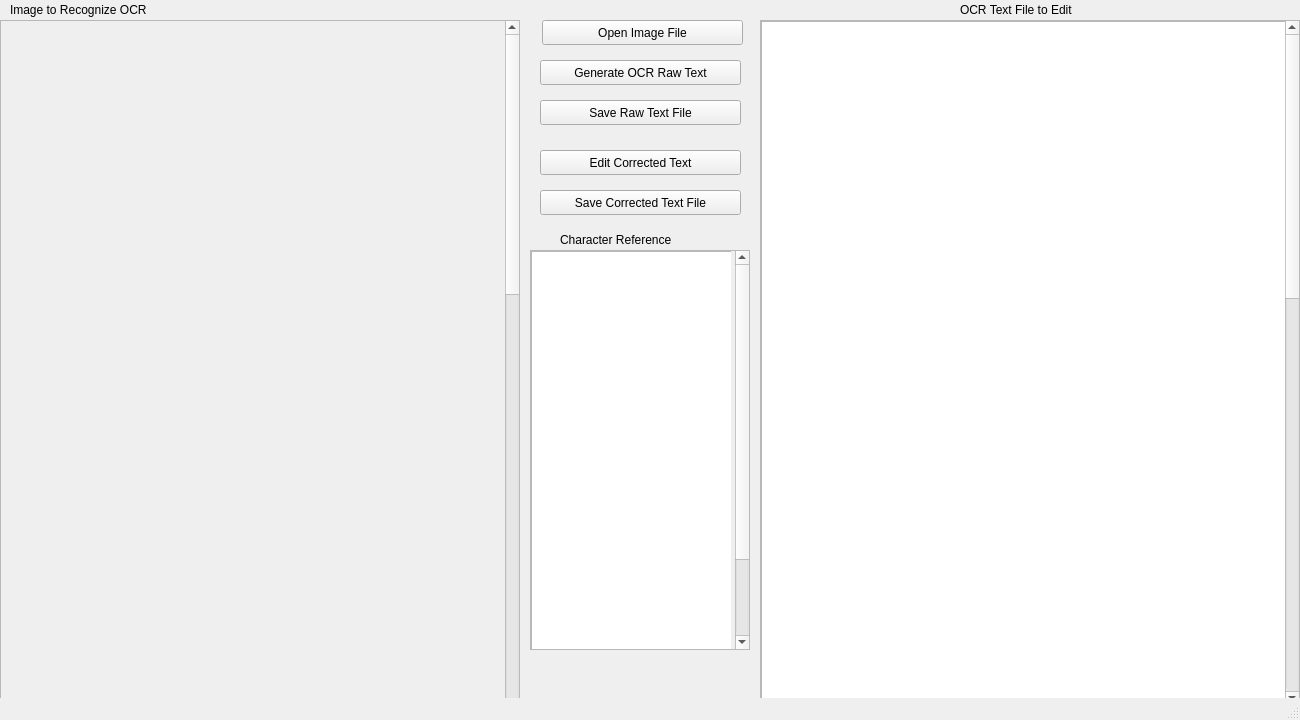
<?xml version="1.0" encoding="UTF-8"?>
<ui version="4.0">
 <class>MainWindow</class>
 <widget class="QMainWindow" name="MainWindow">
  <property name="geometry">
   <rect>
    <x>0</x>
    <y>0</y>
    <width>1300</width>
    <height>720</height>
   </rect>
  </property>
  <property name="windowTitle">
   <string>OCR Correction</string>
  </property>
  <widget class="QWidget" name="centralwidget">
   <widget class="QPushButton" name="OCRbutton">
    <property name="enabled">
     <bool>true</bool>
    </property>
    <property name="geometry">
     <rect>
      <x>540</x>
      <y>60</y>
      <width>201</width>
      <height>25</height>
     </rect>
    </property>
    <property name="text">
     <string>Generate OCR Raw Text</string>
    </property>
   </widget>
   <widget class="QPushButton" name="SaveOCRTextbutton">
    <property name="enabled">
     <bool>true</bool>
    </property>
    <property name="geometry">
     <rect>
      <x>540</x>
      <y>190</y>
      <width>201</width>
      <height>25</height>
     </rect>
    </property>
    <property name="text">
     <string>Save Corrected Text File</string>
    </property>
   </widget>
   <widget class="QLabel" name="ImageAreaTitlelabel">
    <property name="geometry">
     <rect>
      <x>10</x>
      <y>0</y>
      <width>171</width>
      <height>20</height>
     </rect>
    </property>
    <property name="text">
     <string>Image to Recognize OCR</string>
    </property>
   </widget>
   <widget class="QLabel" name="OCRTextAreaTitlelabel">
    <property name="geometry">
     <rect>
      <x>960</x>
      <y>0</y>
      <width>141</width>
      <height>20</height>
     </rect>
    </property>
    <property name="text">
     <string>OCR Text File to Edit</string>
    </property>
   </widget>
   <widget class="QLabel" name="ChrRefTitlelabel">
    <property name="geometry">
     <rect>
      <x>560</x>
      <y>230</y>
      <width>141</width>
      <height>20</height>
     </rect>
    </property>
    <property name="text">
     <string>Character Reference</string>
    </property>
   </widget>
   <widget class="QScrollArea" name="ImagescrollArea">
    <property name="geometry">
     <rect>
      <x>0</x>
      <y>20</y>
      <width>520</width>
      <height>700</height>
     </rect>
    </property>
    <property name="sizePolicy">
     <sizepolicy hsizetype="Preferred" vsizetype="Preferred">
      <horstretch>0</horstretch>
      <verstretch>0</verstretch>
     </sizepolicy>
    </property>
    <property name="minimumSize">
     <size>
      <width>501</width>
      <height>700</height>
     </size>
    </property>
    <property name="widgetResizable">
     <bool>true</bool>
    </property>
    <widget class="QWidget" name="ImagescrollAreaWidgetContents">
     <property name="geometry">
      <rect>
       <x>0</x>
       <y>0</y>
       <width>501</width>
       <height>1800</height>
      </rect>
     </property>
     <property name="sizePolicy">
      <sizepolicy hsizetype="Fixed" vsizetype="Fixed">
       <horstretch>0</horstretch>
       <verstretch>0</verstretch>
      </sizepolicy>
     </property>
     <property name="minimumSize">
      <size>
       <width>501</width>
       <height>1800</height>
      </size>
     </property>
     <property name="sizeIncrement">
      <size>
       <width>0</width>
       <height>0</height>
      </size>
     </property>
     <property name="baseSize">
      <size>
       <width>520</width>
       <height>700</height>
      </size>
     </property>
     <widget class="QLabel" name="Image">
      <property name="geometry">
       <rect>
        <x>0</x>
        <y>0</y>
        <width>521</width>
        <height>1680</height>
       </rect>
      </property>
      <property name="sizePolicy">
       <sizepolicy hsizetype="Preferred" vsizetype="Preferred">
        <horstretch>0</horstretch>
        <verstretch>0</verstretch>
       </sizepolicy>
      </property>
      <property name="minimumSize">
       <size>
        <width>500</width>
        <height>1680</height>
       </size>
      </property>
      <property name="text">
       <string/>
      </property>
      <property name="pixmap">
       <pixmap>../../Images/Greek/jpg_desk_greek/greek_book_40_Matthew/greek1516_Page_012.jpg</pixmap>
      </property>
     </widget>
    </widget>
   </widget>
   <widget class="QScrollArea" name="ChrRefscrollArea">
    <property name="geometry">
     <rect>
      <x>530</x>
      <y>250</y>
      <width>220</width>
      <height>400</height>
     </rect>
    </property>
    <property name="widgetResizable">
     <bool>true</bool>
    </property>
    <widget class="QWidget" name="ChrRefcrollAreaWidgetContents">
     <property name="geometry">
      <rect>
       <x>0</x>
       <y>0</y>
       <width>200</width>
       <height>500</height>
      </rect>
     </property>
     <property name="sizePolicy">
      <sizepolicy hsizetype="Fixed" vsizetype="Fixed">
       <horstretch>0</horstretch>
       <verstretch>0</verstretch>
      </sizepolicy>
     </property>
     <property name="minimumSize">
      <size>
       <width>200</width>
       <height>500</height>
      </size>
     </property>
     <widget class="QPlainTextEdit" name="ChrRefplainTextEdit">
      <property name="geometry">
       <rect>
        <x>0</x>
        <y>0</y>
        <width>201</width>
        <height>401</height>
       </rect>
      </property>
      <property name="font">
       <font>
        <family>FROMVS</family>
        <pointsize>18</pointsize>
       </font>
      </property>
     </widget>
    </widget>
   </widget>
   <widget class="QScrollArea" name="OCRTextscrollArea">
    <property name="geometry">
     <rect>
      <x>760</x>
      <y>20</y>
      <width>540</width>
      <height>700</height>
     </rect>
    </property>
    <property name="acceptDrops">
     <bool>false</bool>
    </property>
    <property name="widgetResizable">
     <bool>true</bool>
    </property>
    <widget class="QWidget" name="OCRTextscrollAreaWidgetContents">
     <property name="geometry">
      <rect>
       <x>0</x>
       <y>0</y>
       <width>540</width>
       <height>1700</height>
      </rect>
     </property>
     <property name="sizePolicy">
      <sizepolicy hsizetype="Fixed" vsizetype="Fixed">
       <horstretch>0</horstretch>
       <verstretch>0</verstretch>
      </sizepolicy>
     </property>
     <property name="minimumSize">
      <size>
       <width>540</width>
       <height>1700</height>
      </size>
     </property>
     <widget class="QPlainTextEdit" name="OCRText">
      <property name="geometry">
       <rect>
        <x>0</x>
        <y>0</y>
        <width>540</width>
        <height>1702</height>
       </rect>
      </property>
      <property name="minimumSize">
       <size>
        <width>540</width>
        <height>1702</height>
       </size>
      </property>
      <property name="font">
       <font>
        <family>FROMVS</family>
        <pointsize>20</pointsize>
       </font>
      </property>
      <property name="autoFillBackground">
       <bool>false</bool>
      </property>
     </widget>
    </widget>
   </widget>
   <widget class="QPushButton" name="pushButton">
    <property name="geometry">
     <rect>
      <x>540</x>
      <y>150</y>
      <width>201</width>
      <height>25</height>
     </rect>
    </property>
    <property name="text">
     <string>Edit Corrected Text</string>
    </property>
   </widget>
   <widget class="QPushButton" name="SaveOCRTextbutton_2">
    <property name="enabled">
     <bool>true</bool>
    </property>
    <property name="geometry">
     <rect>
      <x>540</x>
      <y>100</y>
      <width>201</width>
      <height>25</height>
     </rect>
    </property>
    <property name="text">
     <string>Save Raw Text File</string>
    </property>
   </widget>
   <widget class="QPushButton" name="pushButton_2">
    <property name="geometry">
     <rect>
      <x>542</x>
      <y>20</y>
      <width>201</width>
      <height>25</height>
     </rect>
    </property>
    <property name="text">
     <string>Open Image File</string>
    </property>
   </widget>
  </widget>
  <widget class="QMenuBar" name="menubar">
   <property name="geometry">
    <rect>
     <x>0</x>
     <y>0</y>
     <width>1300</width>
     <height>22</height>
    </rect>
   </property>
  </widget>
  <widget class="QStatusBar" name="statusbar"/>
 </widget>
 <pixmapfunction>/home/max/Projects/Python/Images/Greek/tif_desk_greek/greek_book_40_Matthew/greek1516_Page_012.tif</pixmapfunction>
 <resources/>
 <connections/>
</ui>
